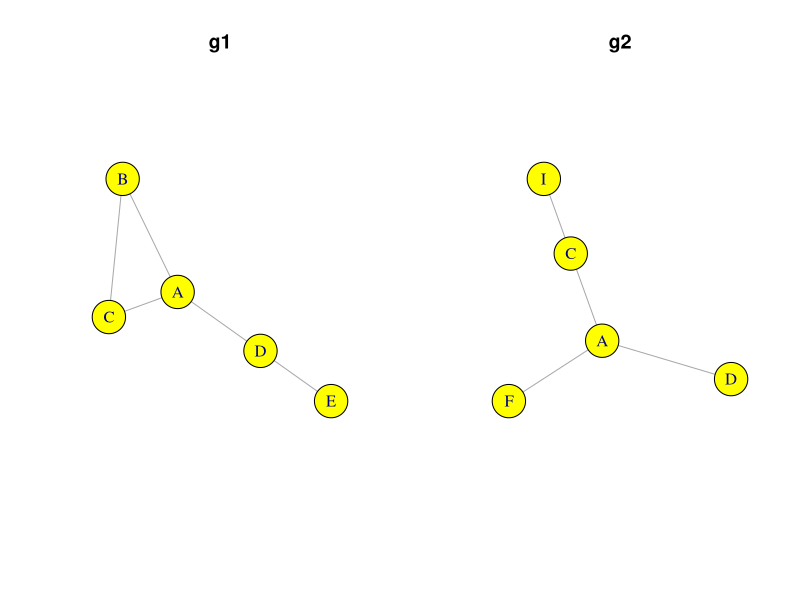
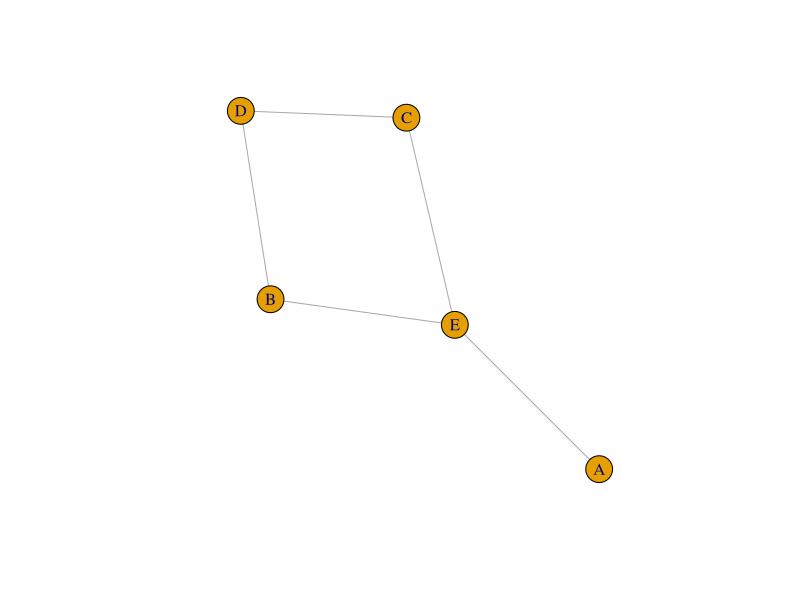
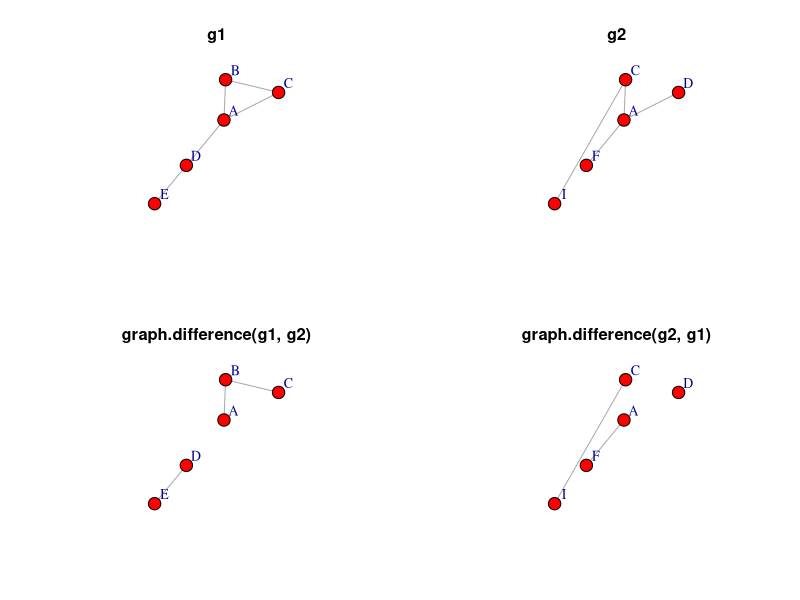
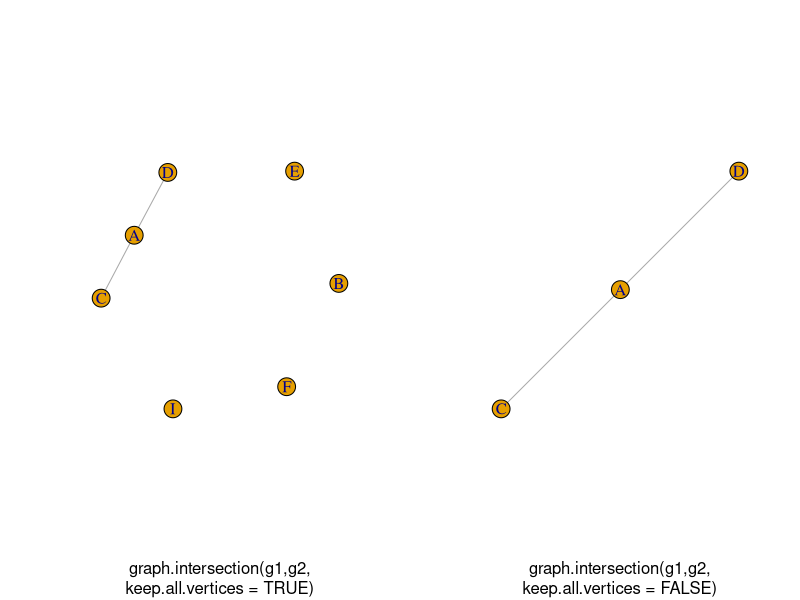

R code for these plots, in order:
## ---- chunk 1
#| warning: false

# Chargement du package
# install.packages("igraph")
library(igraph)

# Création des deux réseaux
d1 <- rbind(c("A","B"),c("A","C"), c("B","C"), c("A","D"), c("D","E"))
d2 <- rbind(c("A","F"), c("A","D"), c("A","C"), c("C","I"))

g1 <- graph.data.frame(d1, directed = FALSE)
g2 <- graph.data.frame(d2, directed = FALSE)

#visualisation
par(mfrow = c(1,2))
plot(g1, vertex.color = "yellow", vertex.size = 30, main = "g1")
plot(g2, vertex.color = "yellow", vertex.size = 30, main = "g2")
## ---- chunk 2
#| echo: false
#| results: hide
dev.off()
## ---- chunk 3
V(g1)$degree <-  degree(g1)
V(g2)$degree <- degree(g2)

E(g1)$between <- edge.betweenness(g1)
E(g2)$between <- edge.betweenness(g2)

g1$densite <- graph.density(g1)
g2$densite <- graph.density(g2)
## ---- chunk 4

compg1 <- graph.complementer(g1, loops = FALSE)
plot(compg1)

V(compg1)$degree
compg1
## ---- chunk 5
diffg1 <- graph.difference(g1, g2)
diffg1

diffg2 <- graph.difference(g2, g1)

# coordonnées (quasi) identiques pour faciliter la comparaison
lay <- layout.fruchterman.reingold(g1)

# lien A-D présent dans g1 et g2 donc g1-g2 et g2-g1 entrainent sa disparition
par(mfrow = c(2,2))
plot(g1, main = "g1", layout = lay, vertex.color = "red", vertex.size = 20, vertex.label.dist =3)
plot(g2, main = "g2", layout = lay, vertex.color = "red", vertex.size = 20, vertex.label.dist =3)

plot(diffg1, main = "graph.difference(g1, g2)", layout = lay, vertex.color = "red", vertex.size = 20, vertex.label.dist =3)
plot(diffg2, main = "graph.difference(g2, g1)", layout = lay, vertex.color = "red", vertex.size = 20, vertex.label.dist =3)
## ---- chunk 6
#| echo: false
#| warning: false
#| results: hide
dev.off()
## ---- chunk 7
#calculer degré actualisé
V(diffg1)$degree2 <- degree(diffg1)
V(diffg1)$degree
V(diffg1)$degree2
## ---- chunk 8
#liens communs à deux graphes : conserve les attributs
#tous les sommets sont conservés (opérateur %s%)
interg1 <- graph.intersection(g1,g2, keep.all.vertices = TRUE)

#seuls sommets adjacents aux liens communs sont gardés (ici ACD)
interg2 <- graph.intersection(g1,g2, keep.all.vertices = FALSE)

par(mfrow = c(1,2))
plot(interg1, sub = "graph.intersection(g1,g2,\nkeep.all.vertices = TRUE)")
plot(interg2, sub = "graph.intersection(g1,g2,\nkeep.all.vertices = FALSE)")

## ---- chunk 9
#création d'un réseau autre avec un attribut sur les sommets
d3 <- rbind(c("i","j"),c("j","k"), c("i","k"), c("k","l"), c("l","m"))
s3 <- data.frame(rbind(c("i","1"), c("j","1"), c("k", "2"), c("l",  "2"), c("m","1")))
names(s3) <- c("ID", "Attribut1")
g3 <- graph.data.frame(d3, s3, directed = FALSE)

#union de g1 et g3
gu <- graph.disjoint.union(g1, g3)

#attribut présent pour certains sommets seulement
V(gu)$Attribut1

## ---- chunk 10
#| echo: false
#| results: hide
dev.off()
## ---- chunk 11

uniong <- graph.union(g1,g2) 
